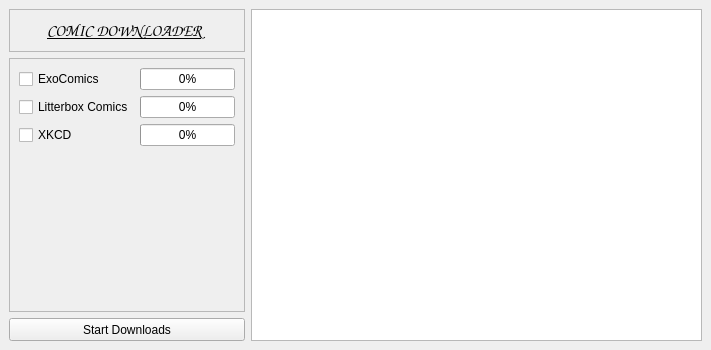
<?xml version="1.0" encoding="UTF-8"?>
<ui version="4.0">
 <class>MainWindow</class>
 <widget class="QMainWindow" name="MainWindow">
  <property name="geometry">
   <rect>
    <x>0</x>
    <y>0</y>
    <width>711</width>
    <height>350</height>
   </rect>
  </property>
  <property name="sizePolicy">
   <sizepolicy hsizetype="Preferred" vsizetype="Preferred">
    <horstretch>0</horstretch>
    <verstretch>0</verstretch>
   </sizepolicy>
  </property>
  <property name="minimumSize">
   <size>
    <width>236</width>
    <height>350</height>
   </size>
  </property>
  <property name="maximumSize">
   <size>
    <width>711</width>
    <height>350</height>
   </size>
  </property>
  <property name="baseSize">
   <size>
    <width>236</width>
    <height>350</height>
   </size>
  </property>
  <property name="windowTitle">
   <string>MainWindow</string>
  </property>
  <property name="tabShape">
   <enum>QTabWidget::Rounded</enum>
  </property>
  <widget class="QWidget" name="centralwidget">
   <layout class="QGridLayout" name="gridLayout_2">
    <item row="0" column="0">
     <widget class="QFrame" name="frame_2">
      <property name="maximumSize">
       <size>
        <width>236</width>
        <height>43</height>
       </size>
      </property>
      <property name="frameShape">
       <enum>QFrame::StyledPanel</enum>
      </property>
      <property name="frameShadow">
       <enum>QFrame::Raised</enum>
      </property>
      <layout class="QHBoxLayout" name="horizontalLayout">
       <item>
        <spacer name="horizontalSpacer">
         <property name="orientation">
          <enum>Qt::Horizontal</enum>
         </property>
         <property name="sizeHint" stdset="0">
          <size>
           <width>40</width>
           <height>20</height>
          </size>
         </property>
        </spacer>
       </item>
       <item>
        <widget class="QLabel" name="label">
         <property name="font">
          <font>
           <family>Comic Sans MS</family>
           <pointsize>12</pointsize>
           <weight>75</weight>
           <bold>true</bold>
           <underline>true</underline>
           <strikeout>false</strikeout>
           <kerning>true</kerning>
          </font>
         </property>
         <property name="styleSheet">
          <string notr="true">text-align: justify</string>
         </property>
         <property name="text">
          <string>COMIC DOWNLOADER</string>
         </property>
        </widget>
       </item>
       <item>
        <spacer name="horizontalSpacer_2">
         <property name="orientation">
          <enum>Qt::Horizontal</enum>
         </property>
         <property name="sizeHint" stdset="0">
          <size>
           <width>40</width>
           <height>20</height>
          </size>
         </property>
        </spacer>
       </item>
      </layout>
     </widget>
    </item>
    <item row="1" column="0">
     <widget class="QFrame" name="frame">
      <property name="maximumSize">
       <size>
        <width>236</width>
        <height>254</height>
       </size>
      </property>
      <property name="frameShape">
       <enum>QFrame::StyledPanel</enum>
      </property>
      <property name="frameShadow">
       <enum>QFrame::Raised</enum>
      </property>
      <layout class="QGridLayout" name="gridLayout">
       <item row="5" column="0">
        <widget class="QCheckBox" name="xkcd_check">
         <property name="text">
          <string>XKCD</string>
         </property>
        </widget>
       </item>
       <item row="3" column="0">
        <widget class="QCheckBox" name="exo_check">
         <property name="text">
          <string>ExoComics</string>
         </property>
        </widget>
       </item>
       <item row="4" column="0">
        <widget class="QCheckBox" name="lbc_check">
         <property name="text">
          <string>Litterbox Comics</string>
         </property>
        </widget>
       </item>
       <item row="4" column="1">
        <widget class="QProgressBar" name="lbc_prog">
         <property name="value">
          <number>0</number>
         </property>
        </widget>
       </item>
       <item row="3" column="1">
        <widget class="QProgressBar" name="exo_prog">
         <property name="value">
          <number>0</number>
         </property>
         <property name="textVisible">
          <bool>true</bool>
         </property>
         <property name="invertedAppearance">
          <bool>false</bool>
         </property>
        </widget>
       </item>
       <item row="5" column="1">
        <widget class="QProgressBar" name="xkcd_prog">
         <property name="enabled">
          <bool>true</bool>
         </property>
         <property name="value">
          <number>0</number>
         </property>
        </widget>
       </item>
       <item row="7" column="0">
        <spacer name="verticalSpacer">
         <property name="orientation">
          <enum>Qt::Vertical</enum>
         </property>
         <property name="sizeHint" stdset="0">
          <size>
           <width>20</width>
           <height>40</height>
          </size>
         </property>
        </spacer>
       </item>
      </layout>
     </widget>
    </item>
    <item row="2" column="0">
     <widget class="QPushButton" name="start_button">
      <property name="maximumSize">
       <size>
        <width>236</width>
        <height>23</height>
       </size>
      </property>
      <property name="text">
       <string>Start Downloads</string>
      </property>
     </widget>
    </item>
    <item row="0" column="1" rowspan="3">
     <widget class="QTextEdit" name="console"/>
    </item>
   </layout>
  </widget>
 </widget>
 <resources/>
 <connections/>
</ui>
